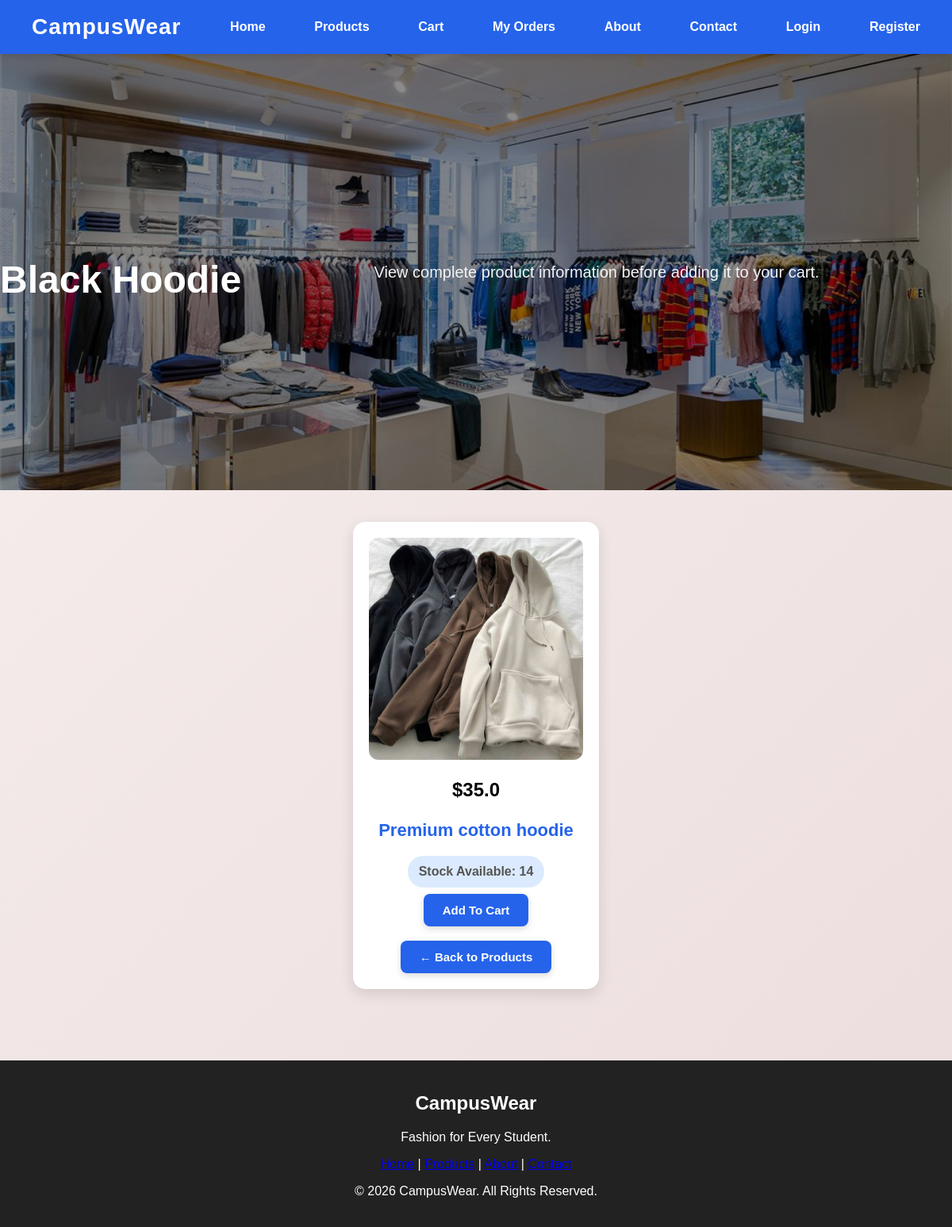
Page /product/1 on the committed database.
### tables this page shows
CREATE TABLE products(
    id INTEGER PRIMARY KEY,
    name TEXT,
    price REAL,
    description TEXT,
    image TEXT
, category TEXT, stock INTEGER);

### app.py (the view)
@app.route("/product/<int:id>")
def product_detail(id):
    products = get_products()
    selected_product = None
    for product in products:
        if product["id"] == id:
            selected_product = product
            break
    return render_template(
        "product_detail.html",
        product=selected_product
    )

### app.py (called while the page is built)
def get_products():
    conn = sqlite3.connect("campuswear.db")
    conn.row_factory = sqlite3.Row
    cursor = conn.cursor()
    cursor.execute("SELECT * FROM products")
    products = cursor.fetchall()
    conn.close()
    return products

### templates/product_detail.html (shortened to what this page needs)
<!DOCTYPE html>
<html>
<head>
    <link rel="stylesheet"
          href="{{ url_for('static', filename='style.css') }}">
</head>
<body>
<nav>
    <h2>CampusWear</h2>
    <a href="/">Home</a>
    <a href="/products">Products</a>
    <a href="/cart">Cart</a>
    <a href="/my_orders">My Orders</a>
    <a href="/about">About</a>
    <a href="/contact">Contact</a>
    {% if session.get('user') %}
        <span>Welcome, {{ session['user'] }}</span>
        <a href="/logout">Logout</a>
    {% else %}
        <a href="/login">Login</a>
        <a href="/register">Register</a>
    {% endif %}
</nav>
<section class="hero">
    <h1>{{ product['name'] }}</h1>
    <p>
        View complete product information before adding it to your cart.
    </p>
</section>
<section class="products">
    <div class="card">
        <img
            src="{{ url_for('static', filename='images/' + product['image']) }}"
            alt="{{ product['name'] }}">
        <h2>${{ product['price'] }}</h2>
        <p>
            {{ product['description'] }}
        </p>
        <p class="stock">
            <strong>Stock Available:</strong>
            {{ product['stock'] }}
        </p>
        {% if product['stock'] > 0 %}
            <a href="/add_to_cart/{{ product['id'] }}">
                <button>
                    Add To Cart
                </button>
            </a>
        {% else %}
            <button disabled>
                Out of Stock
            </button>
        {% endif %}
        <br><br>
        <a href="/products">
            <button>
                ← Back to Products
            </button>
        </a>
    </div>
</section>
<footer>
    <h2>CampusWear</h2>
    <p>
        Fashion for Every Student.
    </p>
    <p>
        <a href="/">Home</a> |
        <a href="/products">Products</a> |
        <a href="/about">About</a> |
        <a href="/contact">Contact</a>
    </p>
    <p>
        © 2026 CampusWear. All Rights Reserved.
    </p>
</footer>
</body>
</html>

### static/style.css (style rules this page uses)
body { margin: 0; font-family: Arial, sans-serif; background: linear-gradient(135deg, #f7efef, #ecdddd); }
nav { background:#2563eb; display:flex; justify-content:space-between; align-items:center; padding:18px 40px; position:sticky; top:0; z-index:1000; box-shadow:0 2px 10px rgba(0,0,0,0.15); }
nav h2 { margin:0; color:white; font-size:28px; font-weight:bold; letter-spacing:1px; }
nav a { color:white; text-decoration:none; margin-left:20px; font-weight:bold; transition:0.3s; }
.hero { background-image: linear-gradient( rgba(0,0,0,.45), rgba(0,0,0,.45) ), url("/static/images/store_theme.jpg"); background-size:cover; background-position:center; background-repeat:no-repeat; min-height:550px; display:flex; justify-content:center; align-items:center; text-align:center; }
.hero h1 { color:white; font-size:60px; margin-bottom:20px; }
.hero p { color:#f3f4f6; font-size:20px; line-height:1.8; margin-bottom:30px; }
.products { display:flex; flex-wrap:wrap; justify-content:center; gap:30px; padding:40px; }
.card img { width:100%; height:280px; object-fit:cover; border-radius:12px; transition:transform .4s ease; }
.card { width:270px; background:#fff; border-radius:15px; overflow:hidden; text-align:center; padding:20px; box-shadow:0 6px 18px rgba(0,0,0,0.12); transition:all .3s ease; }
.card p { color:#555; font-size:16px; margin:8px 0; }
.card p:first-of-type { font-size:22px; font-weight:bold; color:#2563eb; }
button { background:#2563eb; color:white; border:none; padding:12px 24px; border-radius:8px; font-size:15px; font-weight:bold; cursor:pointer; transition:all .3s ease; box-shadow:0 3px 8px rgba(0,0,0,.15); }
footer { background:#222; color:white; text-align:center; padding:20px; margin-top:50px; }
.products a { text-decoration:none; }
.card a { text-decoration:none; }
.stock { display:inline-block; background:#dbeafe; color:#1d4ed8; padding:8px 14px; border-radius:20px; font-weight:bold; margin:10px 0; }
.card a { color:inherit; text-decoration:none; }
.hero { animation: fadeUp .8s ease; }
.hero h1 { font-size:48px; font-weight:bold; }
.hero p { max-width:700px; margin:auto; line-height:1.7; }
.stock { color:green; font-weight:bold; margin:10px 0; }
.products { margin-bottom:40px; }
.card { overflow:hidden; }
.card p { color:#555; line-height:1.5; }

### rows in the picture
products: name "Black Hoodie", image (picture), price "35.0", description "Premium cotton hoodie", stock "14"
